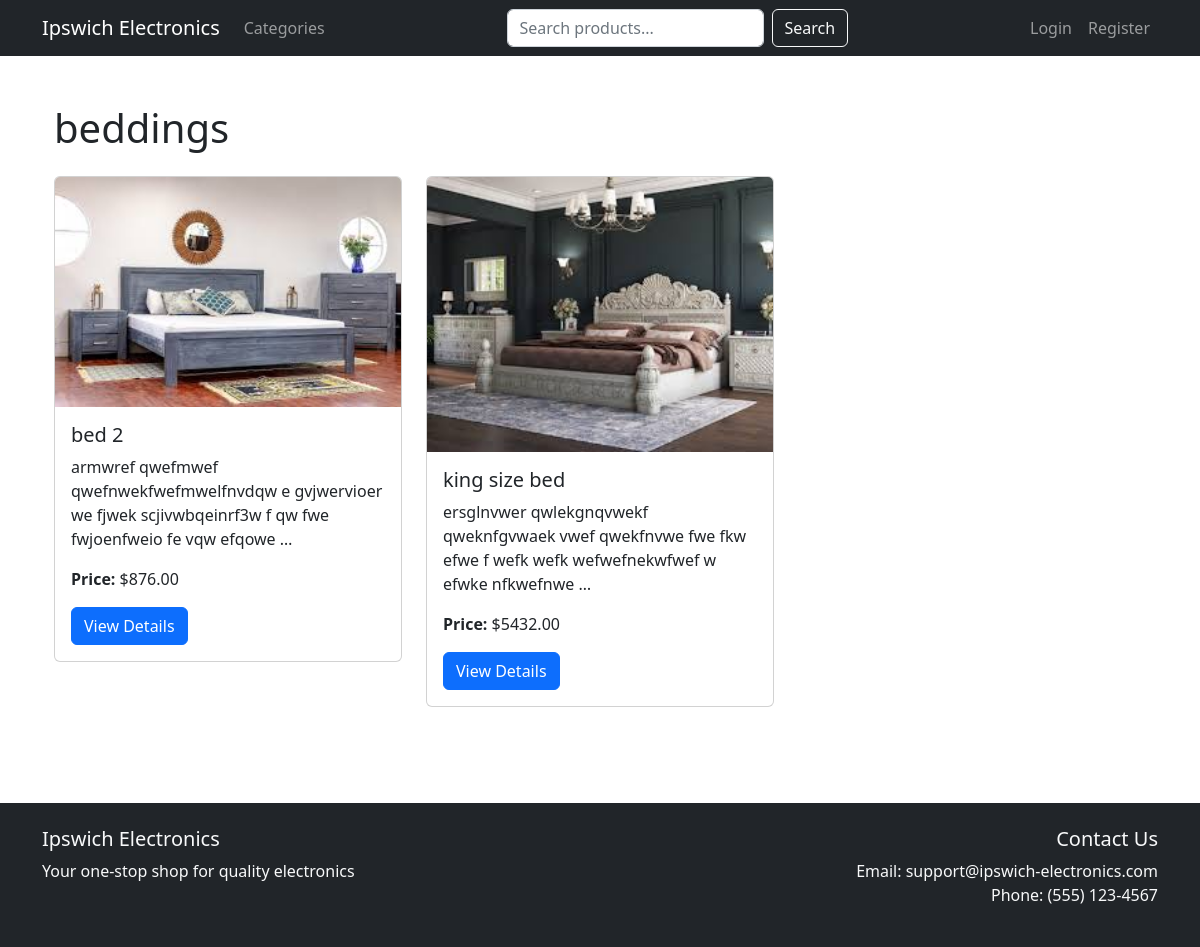
/category/beddings/detail/, run on the app's committed database.
### products/models.py (models this page shows, shortened)
class Category(models.Model):
    name = models.CharField(max_length=100)
    slug = models.SlugField(max_length=100, unique=True)
    description = models.TextField(blank=True)
    image = models.ImageField(upload_to='categories/', blank=True, null=True)
    class Meta:
        verbose_name_plural = 'Categories'
        ordering = ['name']

class Product(models.Model):
    category = models.ForeignKey(Category, related_name='products', on_delete=models.CASCADE)
    name = models.CharField(max_length=200)
    slug = models.SlugField(max_length=200, unique=True)
    image = models.ImageField(upload_to='products/')
    description = models.TextField()
    price = models.DecimalField(max_digits=10, decimal_places=2)
    stock = models.PositiveIntegerField()
    available = models.BooleanField(default=True)
    created = models.DateTimeField(auto_now_add=True)
    updated = models.DateTimeField(auto_now=True)
    class Meta:
        ordering = ['name']
        indexes = [
            models.Index(fields=['id', 'slug']),
            models.Index(fields=['name']),
            models.Index(fields=['-created']),
        ]
    def get_absolute_url(self):
        return reverse('products:product_detail', args=[self.slug])

### products/views.py (the view)
# urls.py: path('category/<slug:category_slug>/detail/', views.CategoryDetailView.as_view(), name='category_detail'),
class CategoryDetailView(DetailView):
    model = Category
    template_name = 'products/category_detail.html'
    context_object_name = 'category'
    slug_url_kwarg = 'category_slug'
    def get_context_data(self, **kwargs):
        context = super().get_context_data(**kwargs)
        context['products'] = self.object.products.filter(available=True)
        return context

### cart/context_processors.py (called while the page is built)
def cart(request):
    return {'cart': Cart(request)}

### templates/products/category_detail.html (shortened to what this page needs)
{% extends "base.html" %}
{% block content %}
<div class="container">
    <h1 class="my-4">{{ category.name }}</h1>
    <div class="row">
        {% for product in products %}
        <div class="col-md-4 mb-4">
            <div class="card">
                <img src="{{ product.image.url }}" class="card-img-top" alt="{{ product.name }}">
                <div class="card-body">
                    <h5 class="card-title">{{ product.name }}</h5>
                    <p class="card-text">{{ product.description|truncatewords:15 }}</p>
                    <p class="card-text">
                        <strong>Price:</strong> ${{ product.price }}
                    </p>
                    <a href="{{ product.get_absolute_url }}" class="btn btn-primary">View Details</a>
                </div>
            </div>
        </div>
        {% empty %}
        <div class="col-12">
            <p>No products available in this category.</p>
        </div>
        {% endfor %}
    </div>
</div>
{% endblock %}

### data on the page
Category: name "beddings"
Product: image (picture), name "bed 2", description "armwref qwefmwef qwefnwekfwefmwelfnvdqw e gvjwervioer we fjwek scjivwbqeinrf3w f qw fwe fwjoenfweio fe vqw efqowe …", price "876.00"
Product: image (picture), name "king size bed", description "ersglnvwer qwlekgnqvwekf qweknfgvwaek vwef qwekfnvwe fwe fkw efwe f wefk wefk wefwefnekwfwef w efwke nfkwefnwe …", price "5432.00"
